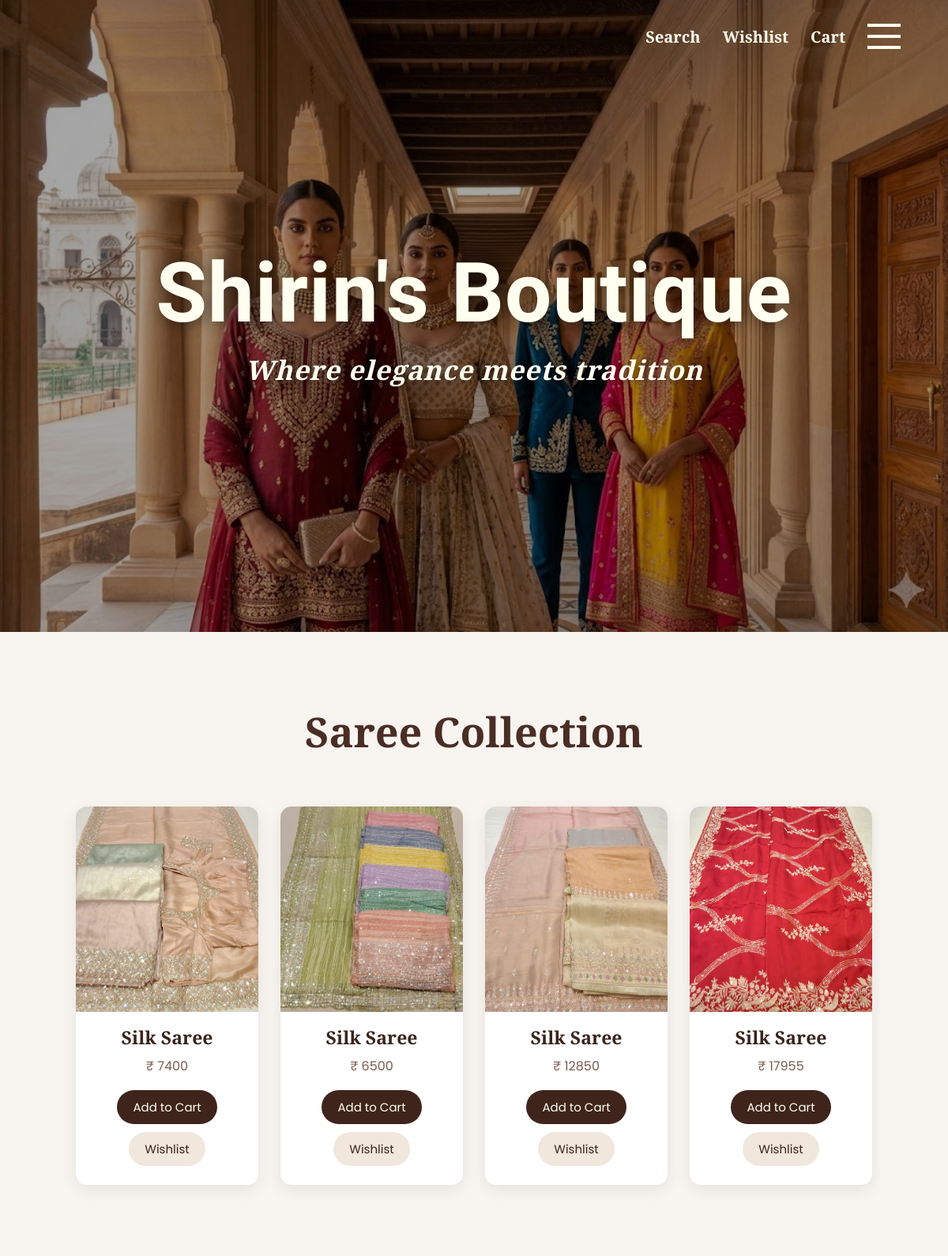
The page / on the database its author committed.
### store/models.py (models this page shows, shortened)
class Product(models.Model):
    category = models.ForeignKey(Category, on_delete=models.CASCADE)
    name = models.CharField(max_length=200)
    price = models.IntegerField()
    image = models.ImageField(upload_to='products/')

### store/views.py (the view)
# urls.py: path('', views.home, name='home'),
def home(request):
    categories = Category.objects.all()
    products = Product.objects.all()
    return render(request, 'store/home.html', {
        'categories': categories,
        'products': products
    })

### store/templates/store/home.html (shortened to what this page needs)
{% load static %}
<!DOCTYPE html>
<html lang="en">
<head>
    <link rel="stylesheet" href="{% static 'css/style.css' %}?v=20260608-owner">
</head>
<body>
<div class="navbar">
    <div class="right-nav">
        <a href="/search/" class="search-icon">Search</a>
        <a href="/wishlist/" class="nav-icon">Wishlist</a>
        <a href="/cart/" class="nav-icon">Cart</a>
        <details class="menu">
            <summary class="menu-toggle" aria-label="Open menu">Menu</summary>
        </details>
    </div>
</div>
<section class="hero">
    <div class="overlay">
        <h1>Shirin's Boutique</h1>
        <p>Where elegance meets tradition</p>
    </div>
</section>
<section class="products-section">
    <h2>Saree Collection</h2>
    <div class="products-container">
        {% for product in products %}
        <div class="product-card">
            {% if product.image %}
            <img src="{{ product.image.url }}" alt="{{ product.name }}" class="product-image">
            {% endif %}
            <h3>{{ product.name }}</h3>
            <p>₹ {{ product.price }}</p>
            <div class="product-actions">
                <a class="button-link" href="/add-to-cart/{{ product.id }}/">Add to Cart</a>
                <a class="button-link secondary" href="/add-to-wishlist/{{ product.id }}/">Wishlist</a>
            </div>
        </div>
        {% endfor %}
    </div>
</section>
</body>
</html>

### store/static/css/style.css (style rules this page uses)
* { margin: 0; padding: 0; box-sizing: border-box; }
body { background: #f8f5f0; font-family: 'Poppins', sans-serif; overflow-x: hidden; }
.navbar { position: absolute; top: 0; left: 0; width: 100%; z-index: 1000; display: flex; justify-content: flex-end; align-items: center; padding: 30px 60px; }
.right-nav { display: flex; align-items: center; gap: 28px; }
.nav-icon, .search-icon, .menu { color: #fffff0; text-decoration: none; font-size: 20px; font-family: 'Cormorant Garamond', serif; font-weight: 700; cursor: pointer; transition: 0.3s; }
.menu { position: relative; font-size: 38px; }
.menu-toggle { display: block; width: 42px; height: 32px; font-size: 0; list-style: none; background: linear-gradient(#fffff0 0 0) top / 100% 4px no-repeat, linear-gradient(#fffff0 0 0) center / 100% 4px no-repeat, linear-gradient(#fffff0 0 0) bottom / 100% 4px no-repeat; }
.menu-toggle::marker, .menu-section-title::marker { content: ''; }
.hero { height: 100vh; background: linear-gradient(rgba(0, 0, 0, 0.35), rgba(0, 0, 0, 0.35)), url("/static/images/hero.jpg"); background-size: cover; background-position: center; display: flex; justify-content: center; align-items: center; text-align: center; }
.overlay { color: #fffff0; z-index: 2; position: relative; }
.overlay h1 { font-family: 'Great Vibes', 'Allura', cursive; font-size: 105px; color: #fffff0; font-weight: 700; letter-spacing: 1px; text-shadow: 2px 2px 18px rgba(0, 0, 0, 0.45); }
.overlay p { margin-top: 12px; font-family: 'Cormorant Garamond', serif; font-size: 34px; font-style: italic; font-weight: 600; color: #fffff0; letter-spacing: 1px; text-shadow: 2px 2px 10px rgba(0, 0, 0, 0.4); }
.products-section { padding: 90px 8%; background: #f8f5f0; }
.products-section h2 { text-align: center; font-size: 52px; margin-bottom: 60px; font-family: 'Cormorant Garamond', serif; color: #4a2d24; }
.products-container { display: grid; grid-template-columns: repeat(auto-fit, minmax(220px, 1fr)); gap: 28px; align-items: start; }
.product-card { background: white; border-radius: 14px; overflow: hidden; box-shadow: 0 6px 20px rgba(0, 0, 0, 0.08); transition: 0.4s; }
.product-image, .product-card img { width: 100%; height: 260px; object-fit: cover; display: block; }
.product-card h3 { padding-top: 16px; text-align: center; font-size: 23px; font-family: 'Cormorant Garamond', serif; color: #3a241d; }
.product-card p { text-align: center; margin-top: 8px; font-size: 16px; color: #7b5a4e; }
.product-actions { display: flex; flex-wrap: wrap; justify-content: center; gap: 10px; padding: 18px 16px 24px; }
.button-link, .search-form button { display: inline-flex; align-items: center; justify-content: center; min-height: 42px; padding: 10px 20px; border: none; border-radius: 40px; background: #3f241c; color: ivory; text-decoration: none; font-size: 15px; font-family: 'Poppins', sans-serif; cursor: pointer; transition: 0.3s; }
.button-link.secondary { background: #f1e7dc; color: #3f241c; }

### rows shown on the page
Product: image (picture), name "Silk Saree", price "7400"
Product: image (picture), name "Silk Saree", price "6500"
Product: image (picture), name "Silk Saree", price "12850"
Product: image (picture), name "Silk Saree", price "17955"
